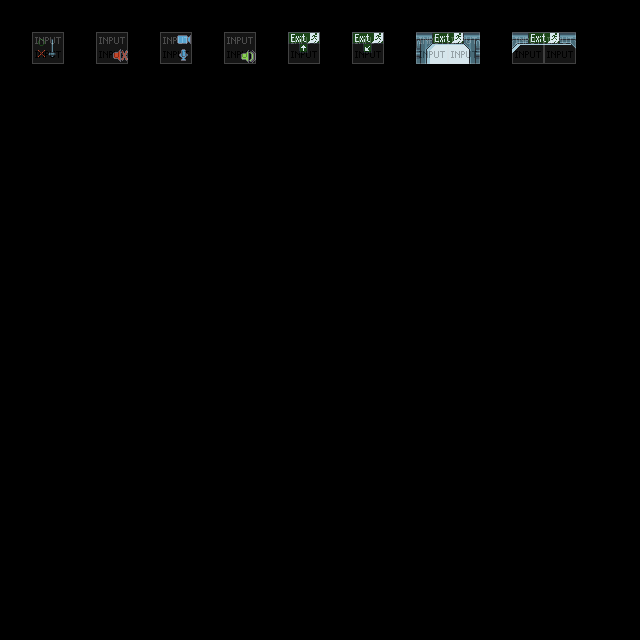

Below is a game level as drawn by its tile map, then a one-line description and the .tmx file that defines it, in full:
An orthogonal 20x20 tile map with 32x32 px tiles, 2 tile layers (output_blinken_off, regions), 1 hidden layer not drawn, 2 tilesets.

<map version="1.5" tiledversion="1.7.2" orientation="orthogonal" renderorder="right-down" width="20" height="20" tilewidth="32" tileheight="32" infinite="0" nextlayerid="4" nextobjectid="1">
 <tileset firstgid="1" source="../tilesets/scifi_space_rpg_tiles_lpcized_mate_frama.tsx" />
 <tileset firstgid="307" source="../tilesets/mapUtilities.tsx" />
 <layer id="3" name="output_blinken_off" width="20" height="20">
  <data encoding="csv">
0,0,0,0,0,0,0,0,0,0,0,0,0,0,0,0,0,0,0,0,
0,252,0,155,0,173,0,191,0,253,0,254,0,237,238,0,269,270,0,0,
0,0,0,0,0,0,0,0,0,0,0,0,0,0,0,0,0,0,0,0,
0,0,0,0,0,0,0,0,0,0,0,0,0,0,0,0,0,0,0,0,
0,0,0,0,0,0,0,0,0,0,0,0,0,0,0,0,0,0,0,0,
0,0,0,0,0,0,0,0,0,0,0,0,0,0,0,0,0,0,0,0,
0,0,0,0,0,0,0,0,0,0,0,0,0,0,0,0,0,0,0,0,
0,0,0,0,0,0,0,0,0,0,0,0,0,0,0,0,0,0,0,0,
0,0,0,0,0,0,0,0,0,0,0,0,0,0,0,0,0,0,0,0,
0,0,0,0,0,0,0,0,0,0,0,0,0,0,0,0,0,0,0,0,
0,0,0,0,0,0,0,0,0,0,0,0,0,0,0,0,0,0,0,0,
0,0,0,0,0,0,0,0,0,0,0,0,0,0,0,0,0,0,0,0,
0,0,0,0,0,0,0,0,0,0,0,0,0,0,0,0,0,0,0,0,
0,0,0,0,0,0,0,0,0,0,0,0,0,0,0,0,0,0,0,0,
0,0,0,0,0,0,0,0,0,0,0,0,0,0,0,0,0,0,0,0,
0,0,0,0,0,0,0,0,0,0,0,0,0,0,0,0,0,0,0,0,
0,0,0,0,0,0,0,0,0,0,0,0,0,0,0,0,0,0,0,0,
0,0,0,0,0,0,0,0,0,0,0,0,0,0,0,0,0,0,0,0,
0,0,0,0,0,0,0,0,0,0,0,0,0,0,0,0,0,0,0,0,
0,0,0,0,0,0,0,0,0,0,0,0,0,0,0,0,0,0,0,0
</data>
 </layer>
 <layer id="2" name="input_blinken_on" width="20" height="20" visible="0">
  <data encoding="csv">
0,0,0,0,0,0,0,0,0,0,0,0,0,0,0,0,0,0,0,0,
0,234,0,209,0,227,0,245,0,271,0,272,0,219,220,0,267,268,0,0,
0,0,0,0,0,0,0,0,0,0,0,0,0,0,0,0,0,0,0,0,
0,0,0,0,0,0,0,0,0,0,0,0,0,0,0,0,0,0,0,0,
0,0,0,0,0,0,0,0,0,0,0,0,0,0,0,0,0,0,0,0,
0,0,0,0,0,0,0,0,0,0,0,0,0,0,0,0,0,0,0,0,
0,0,0,0,0,0,0,0,0,0,0,0,0,0,0,0,0,0,0,0,
0,0,0,0,0,0,0,0,0,0,0,0,0,0,0,0,0,0,0,0,
0,0,0,0,0,0,0,0,0,0,0,0,0,0,0,0,0,0,0,0,
0,0,0,0,0,0,0,0,0,0,0,0,0,0,0,0,0,0,0,0,
0,0,0,0,0,0,0,0,0,0,0,0,0,0,0,0,0,0,0,0,
0,0,0,0,0,0,0,0,0,0,0,0,0,0,0,0,0,0,0,0,
0,0,0,0,0,0,0,0,0,0,0,0,0,0,0,0,0,0,0,0,
0,0,0,0,0,0,0,0,0,0,0,0,0,0,0,0,0,0,0,0,
0,0,0,0,0,0,0,0,0,0,0,0,0,0,0,0,0,0,0,0,
0,0,0,0,0,0,0,0,0,0,0,0,0,0,0,0,0,0,0,0,
0,0,0,0,0,0,0,0,0,0,0,0,0,0,0,0,0,0,0,0,
0,0,0,0,0,0,0,0,0,0,0,0,0,0,0,0,0,0,0,0,
0,0,0,0,0,0,0,0,0,0,0,0,0,0,0,0,0,0,0,0,
0,0,0,0,0,0,0,0,0,0,0,0,0,0,0,0,0,0,0,0
</data>
 </layer>
 <layer id="1" name="regions" width="20" height="20" opacity="0.3">
  <data encoding="csv">
0,0,0,0,0,0,0,0,0,0,0,0,0,0,0,0,0,0,0,0,
0,316,0,316,0,316,0,316,0,316,0,316,0,316,316,0,316,316,0,0,
0,0,0,0,0,0,0,0,0,0,0,0,0,0,0,0,0,0,0,0,
0,0,0,0,0,0,0,0,0,0,0,0,0,0,0,0,0,0,0,0,
0,0,0,0,0,0,0,0,0,0,0,0,0,0,0,0,0,0,0,0,
0,0,0,0,0,0,0,0,0,0,0,0,0,0,0,0,0,0,0,0,
0,0,0,0,0,0,0,0,0,0,0,0,0,0,0,0,0,0,0,0,
0,0,0,0,0,0,0,0,0,0,0,0,0,0,0,0,0,0,0,0,
0,0,0,0,0,0,0,0,0,0,0,0,0,0,0,0,0,0,0,0,
0,0,0,0,0,0,0,0,0,0,0,0,0,0,0,0,0,0,0,0,
0,0,0,0,0,0,0,0,0,0,0,0,0,0,0,0,0,0,0,0,
0,0,0,0,0,0,0,0,0,0,0,0,0,0,0,0,0,0,0,0,
0,0,0,0,0,0,0,0,0,0,0,0,0,0,0,0,0,0,0,0,
0,0,0,0,0,0,0,0,0,0,0,0,0,0,0,0,0,0,0,0,
0,0,0,0,0,0,0,0,0,0,0,0,0,0,0,0,0,0,0,0,
0,0,0,0,0,0,0,0,0,0,0,0,0,0,0,0,0,0,0,0,
0,0,0,0,0,0,0,0,0,0,0,0,0,0,0,0,0,0,0,0,
0,0,0,0,0,0,0,0,0,0,0,0,0,0,0,0,0,0,0,0,
0,0,0,0,0,0,0,0,0,0,0,0,0,0,0,0,0,0,0,0,
0,0,0,0,0,0,0,0,0,0,0,0,0,0,0,0,0,0,0,0
</data>
 </layer>
</map>
